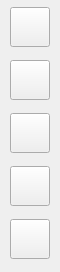
<?xml version="1.0" encoding="UTF-8"?>
<ui version="4.0">
 <class>PipelineStep</class>
 <widget class="QWidget" name="PipelineStep">
  <property name="geometry">
   <rect>
    <x>0</x>
    <y>0</y>
    <width>60</width>
    <height>272</height>
   </rect>
  </property>
  <property name="minimumSize">
   <size>
    <width>60</width>
    <height>0</height>
   </size>
  </property>
  <property name="maximumSize">
   <size>
    <width>60</width>
    <height>16777215</height>
   </size>
  </property>
  <property name="windowTitle">
   <string>Form</string>
  </property>
  <widget class="QWidget" name="verticalLayoutWidget">
   <property name="geometry">
    <rect>
     <x>10</x>
     <y>0</y>
     <width>42</width>
     <height>271</height>
    </rect>
   </property>
   <layout class="QVBoxLayout" name="verticalLayout">
    <item>
     <widget class="QPushButton" name="buttonInterpolate">
      <property name="minimumSize">
       <size>
        <width>40</width>
        <height>40</height>
       </size>
      </property>
      <property name="maximumSize">
       <size>
        <width>40</width>
        <height>40</height>
       </size>
      </property>
      <property name="toolTip">
       <string>Interpolate</string>
      </property>
      <property name="text">
       <string/>
      </property>
      <property name="icon">
       <iconset resource="../icons.qrc">
        <normaloff>:/icons/interpolate.png</normaloff>:/icons/interpolate.png</iconset>
      </property>
      <property name="iconSize">
       <size>
        <width>35</width>
        <height>35</height>
       </size>
      </property>
     </widget>
    </item>
    <item>
     <widget class="QPushButton" name="buttonStitch">
      <property name="minimumSize">
       <size>
        <width>40</width>
        <height>40</height>
       </size>
      </property>
      <property name="maximumSize">
       <size>
        <width>40</width>
        <height>40</height>
       </size>
      </property>
      <property name="toolTip">
       <string>Stitch</string>
      </property>
      <property name="text">
       <string/>
      </property>
      <property name="icon">
       <iconset resource="../icons.qrc">
        <normaloff>:/icons/stitch.png</normaloff>:/icons/stitch.png</iconset>
      </property>
      <property name="iconSize">
       <size>
        <width>35</width>
        <height>35</height>
       </size>
      </property>
     </widget>
    </item>
    <item>
     <widget class="QPushButton" name="buttonCatmull">
      <property name="minimumSize">
       <size>
        <width>40</width>
        <height>40</height>
       </size>
      </property>
      <property name="maximumSize">
       <size>
        <width>40</width>
        <height>40</height>
       </size>
      </property>
      <property name="toolTip">
       <string>Subdivise (Catmull)</string>
      </property>
      <property name="text">
       <string/>
      </property>
      <property name="icon">
       <iconset resource="../icons.qrc">
        <normaloff>:/icons/catmull.png</normaloff>:/icons/catmull.png</iconset>
      </property>
      <property name="iconSize">
       <size>
        <width>35</width>
        <height>35</height>
       </size>
      </property>
     </widget>
    </item>
    <item>
     <widget class="QPushButton" name="buttonEvolve">
      <property name="minimumSize">
       <size>
        <width>40</width>
        <height>40</height>
       </size>
      </property>
      <property name="maximumSize">
       <size>
        <width>40</width>
        <height>40</height>
       </size>
      </property>
      <property name="toolTip">
       <string>Evolve</string>
      </property>
      <property name="text">
       <string/>
      </property>
      <property name="icon">
       <iconset resource="../icons.qrc">
        <normaloff>:/icons/evolve.png</normaloff>:/icons/evolve.png</iconset>
      </property>
      <property name="iconSize">
       <size>
        <width>35</width>
        <height>35</height>
       </size>
      </property>
     </widget>
    </item>
    <item>
     <widget class="QPushButton" name="buttonFairing">
      <property name="minimumSize">
       <size>
        <width>40</width>
        <height>40</height>
       </size>
      </property>
      <property name="maximumSize">
       <size>
        <width>40</width>
        <height>40</height>
       </size>
      </property>
      <property name="toolTip">
       <string>Fairing</string>
      </property>
      <property name="text">
       <string/>
      </property>
      <property name="icon">
       <iconset resource="../icons.qrc">
        <normaloff>:/icons/fairing.png</normaloff>:/icons/fairing.png</iconset>
      </property>
      <property name="iconSize">
       <size>
        <width>35</width>
        <height>35</height>
       </size>
      </property>
     </widget>
    </item>
   </layout>
  </widget>
 </widget>
 <resources>
  <include location="../icons.qrc"/>
 </resources>
 <connections/>
</ui>
